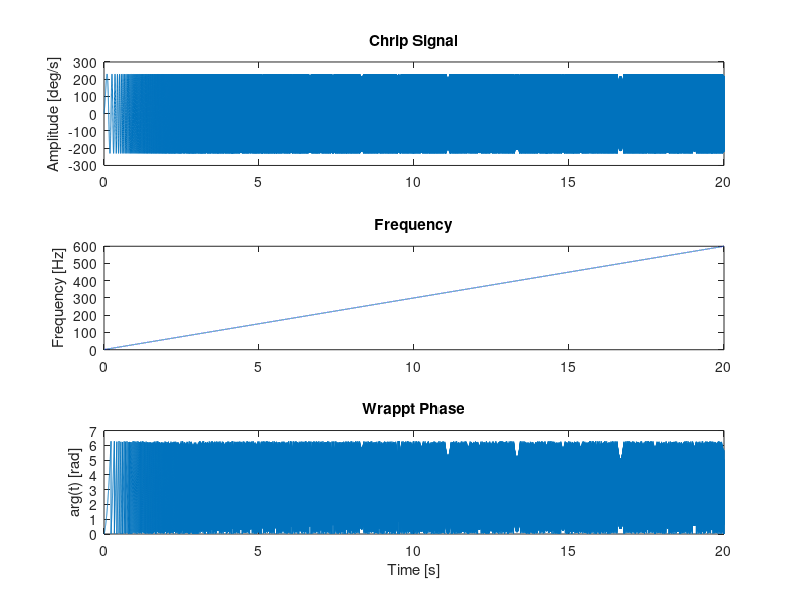
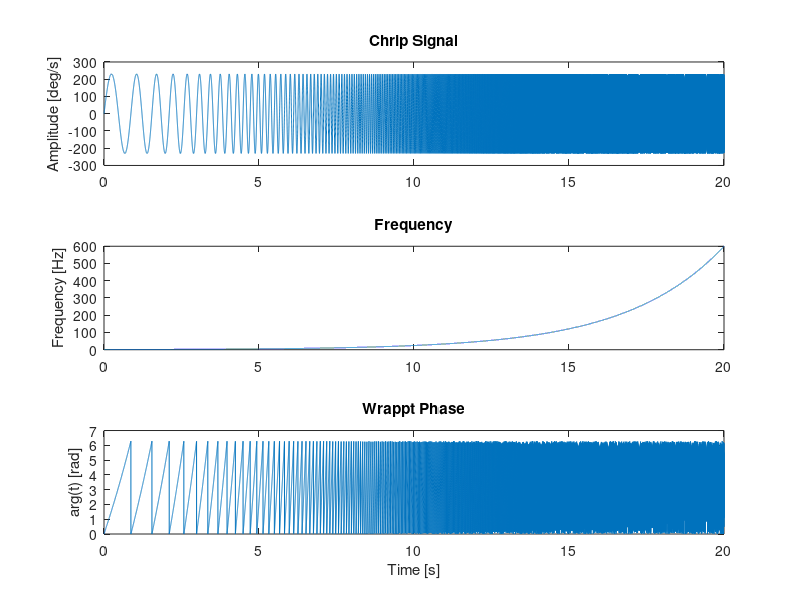
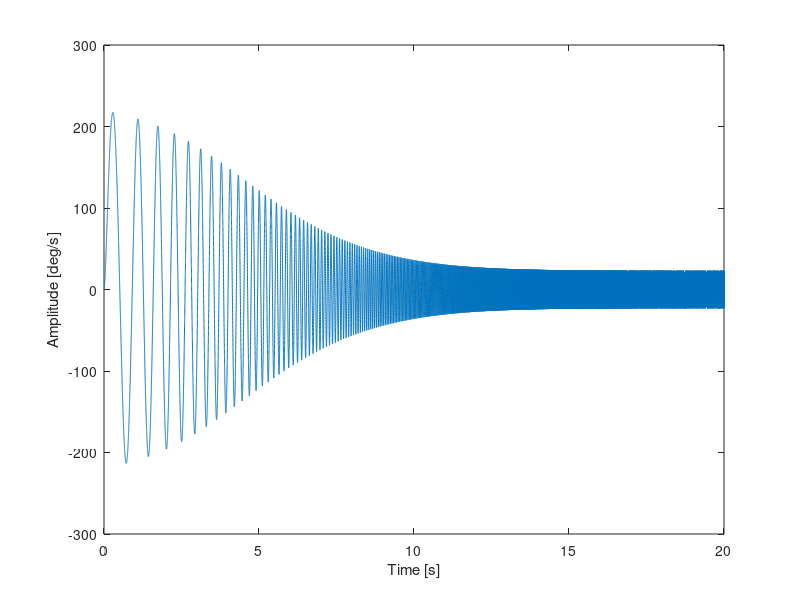

The MATLAB source for these figures, in order: (Note: this script raises an error after producing the figures.)
%% Chirp signal simulation for thesis figures
clear; clc; close all;

%% Parameters
f0 = 1;        % start frequency [Hz]
f1 = 600;      % end frequency [Hz]
T  = 20;       % duration [s]
fs = 2000;     % sampling frequency [Hz]
A = 230;

t = 0:1/fs:T;

%% Linear chirp
k = (f1 - f0)/ T;

fl = f0 + k * t;

argl = 2*pi*(f0*t+0.5*k*t.^2);

x_l = A*sin(argl);

argl_wrapped = mod(argl, 2*pi);

%% Plot linar chirp

figure(1)
subplot(311)
plot(t,x_l);
ylabel('Amplitude [deg/s]')

title('Chrip Signal');

subplot(312)
plot(t, fl);
title('Frequency');
ylabel('Frequency [Hz]')

subplot(313)
plot(t, argl_wrapped);
title('Wrappt Phase');
ylabel('arg(t) [rad]')
xlabel('Time [s]')


%% Exponential chirp (Betaflight style)
fe = f0 * (f1/f0).^(t/T);

arge = (2*pi*T*f0/log(f1/f0)) * ((f1/f0).^(t/T) - 1);

x_e = A*sin(arge);
arge_wrapped = mod(arge, 2*pi);

%% Plot exponential chirp

figure(2)
subplot(311)
plot(t,x_e);
ylabel('Amplitude [deg/s]')

title('Chrip Signal');

subplot(312)
plot(t, fe);
title('Frequency');
ylabel('Frequency [Hz]')

subplot(313)
plot(t, arge_wrapped);
title('Wrappt Phase');
ylabel('arg(t) [rad]')
xlabel('Time [s]')

%% Lag filter (Betaflight style)

wp = 2*pi*3;    % pole frequency [rad/s]
wz = 2*pi*30;   % zero frequency [rad/s]

s = tf('s');

H = (1 + s/wz) / (1 + s/wp);

Hd = c2d(H,1/fs,'tustin');   % discretize filter

%% Implementation of Lag filter on Chirp

x_e_f = lsim(Hd,x_e,t);   % filtered chirp

figure(3)
plot(t, x_e_f)
xlabel('Time [s]');
ylabel('Amplitude [deg/s]');

%% Transferfunction
% Relevant frequencies
 w2 = 13*2*pi();
 w1 = 16*2*pi();
 wt = 60*2*pi();
        
 % Transfer functions estimated
 G1 = 1 / (s/w1);
 G2 = 1 / (1 + (s/w2));
 Gt = exp(-s * (1/wt));     % dead time
 Gges = G1*G2*Gt;          % total transfer function

%% Disturbance

% Ideal output of the system
y_ideal = lsim(Gges, x_e_f, t);

% Disturbance / measurement noise
noise_std = 2;                          
noise = noise_std * randn(size(y_ideal));   % gleiche Größe wie y_ideal

% Measured output
y_meas = y_ideal + noise;

%% Transfer function through spectral quantities + coherence
U = fft(x_e_f);
Y = fft(y_meas);

Suu = U .* conj(U);
Syu = Y .* conj(U);

G_spec = Syu ./ Suu;

N = length(U);
f = (0:N-1)*(fs/N);

idx = 2:floor(N/2);
idx = idx(f(idx) <= 600);

G_spec = frd(G_spec(idx), 2*pi*f(idx));

figure(5)
bode(Gges, G_spec)
grid on
legend('Real Plant', 'Measured')
xlim([1 600])

%% Apply Rotfiltfilt

fc_lp = 2;                  
[b,a] = butter(2, fc_lp/(fs/2));

y = y_meas(:) - mean(y_meas(:));   % Spaltenvektor
p = exp(1i * arge(:));             % Spaltenvektor

yR = y .* p;
yQ = y .* conj(p);

yR = filtfilt(b, a, yR);
yQ = filtfilt(b, a, yQ);

y_filt = real(0.5 * (yR .* conj(p) + yQ .* p));

Y = fft(y_filt);
Syu = Y .* conj(U);

G_filt = Syu ./ Suu;

G_filt = frd(G_filt(idx), 2*pi*f(idx));

figure(6)
bode(Gges, G_filt)
grid on
legend('Real Plant', 'Measured')
xlim([1 600])


%% Welch
u = x_e_f(:) - mean(x_e_f);
y = y_filt(:) - mean(y_filt);

Nseg = 1024;
Noverlap = round(Nseg * 0.9);

step = Nseg - Noverlap;
win = hann(Nseg);
Nfreq = Nseg/2 + 1;

Suu = zeros(Nfreq,1);
Syu = zeros(Nfreq,1);
Syy = zeros(Nfreq,1);
K = 0;

for k = 1:step:(length(u)-Nseg+1)
    idx = k:k+Nseg-1;
    
    U = fft(u(idx).*win);
    Y = fft(y(idx).*win);
    
    U = U(1:Nfreq);
    Y = Y(1:Nfreq);
    
    Suu = Suu + U .* conj(U);
    Syu = Syu + Y .* conj(U);
    Syy = Syy + Y .* conj(Y);
    
    K = K + 1;
end

Suu = Suu / K;
Syu = Syu / K;
Syy = Syy / K;

G_welch = Syu ./ Suu;
Coh_welch = abs(Syu).^2 ./ (Suu .* Syy);
f = (0:Nseg/2)' * fs / Nseg;

idx = f > 0 & f <= 600;

G_welch_frd = frd(G_welch(idx), f(idx), 'Units', 'Hz');

figure(7)
bode(Gges, G_welch_frd)
grid on
legend('Real Plant', 'Welch Estimate')
xlim([1 600])

figure(8)
plot(f(idx), Coh_welch(idx))
grid on
xlabel('Frequency [Hz]')
ylabel('Coherence [-]')
xlim([0 600])
ylim([0 1.05])
